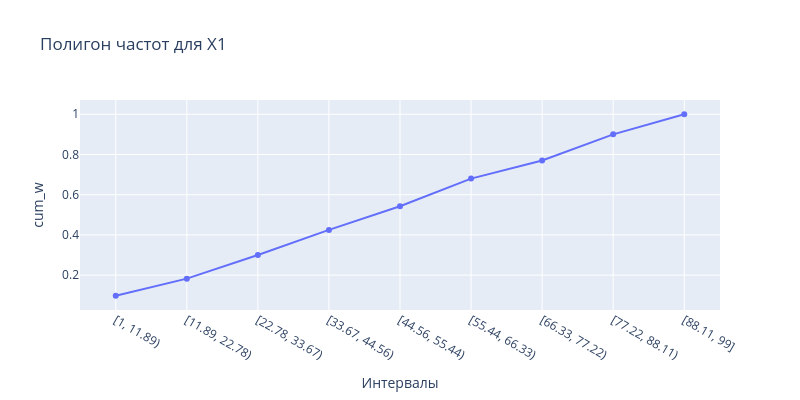

Notebook code cell kept with this figure:
### Code cell
# Доделать
plot_polygon(x1_intervals, "Х1")

### Figure 1 — Plotly figure (JSON) as saved in the notebook; plotly's stock layout.template omitted (floating-point values rounded to 4 significant figures)
{"data": [{"hovertemplate": "Интервалы=%{x}<br>cum_w=%{y}<extra></extra>", "legendgroup": "", "line": {"color": "#636efa", "dash": "solid"}, "marker": {"symbol": "circle"}, "mode": "lines+markers", "name": "", "orientation": "v", "showlegend": false, "type": "scatter", "x": ["[1, 11.89)", "[11.89, 22.78)", "[22.78, 33.67)", "[33.67, 44.56)", "[44.56, 55.44)", "[55.44, 66.33)", "[66.33, 77.22)", "[77.22, 88.11)", "[88.11, 99]"], "xaxis": "x", "y": [0.0975, 0.1825, 0.3, 0.425, 0.5425, 0.68, 0.77, 0.9, 1.0], "yaxis": "y"}], "layout": {"height": 400, "legend": {"tracegroupgap": 0}, "title": {"text": "Полигон частот для Х1"}, "width": 800, "xaxis": {"anchor": "y", "domain": [0, 1], "title": {"text": "Интервалы"}}, "yaxis": {"anchor": "x", "domain": [0, 1], "title": {"text": "cum_w"}}}}
